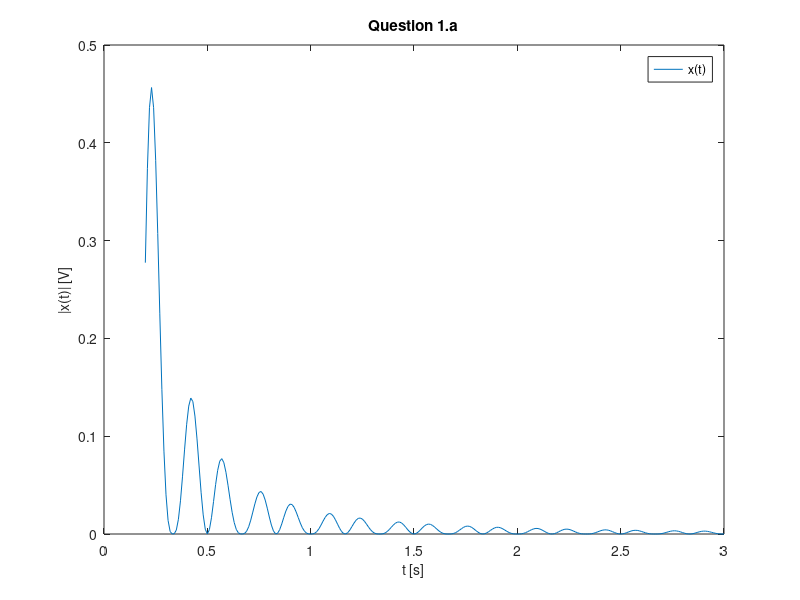

Here is the MATLAB script that generated this plot: (Note: this script raises an error after producing the figure.)
clc;
clear all;
close all;

disp('Haim Cohen 207070152')

%1.a
%% 

t=0.2:1/100:3; 
wm=6*pi;
x = 4./(wm*pi*t.^2).*(sin(wm*t./2)).^2.*(cos(wm/2*t)).*(sin(wm*t)) ;
figure;                             
plot(t,abs(x));
title('Question 1.a');
xlabel('t [s]','FontSize',10); ylabel('|x(t)| [V]','FontSize',10);
legend({'x(t)'});

%1.b
%% 

w=-17*pi:1/100:17*pi; 
triangle_minus3 = triangularPulse((w-3/2*wm)/(wm));
triangle_plus1 = -triangularPulse((w+wm/2)/(wm));
triangle_minus1 = triangularPulse((w-wm/2)/(wm));
triangle_plus3 = -triangularPulse((w+3/2*wm)/(wm));

figure;                             
plot(w,triangle_minus3, 'r');
hold on
plot(w,triangle_plus1, 'b');
hold on
plot(w,triangle_minus1, 'g');
hold on
plot(w,triangle_plus3, 'y');
title('Question 1.b');
xlabel('w [rad/sec]','FontSize',10); 
ylabel('|X(w)|','FontSize',10);
xline(15*pi, 'r--','$x = 15pi$','LineWidth', 1,'Interpreter', 'latex','LabelOrientation', 'horizontal');
grid on;
legend([{'Triangle[(w-3/2*wm)/wm)]'};{'Triangle[(w+wm/2)/wm)]'};{'Triangle[(w-wm/2)/wm)]'};{'Triangle[(w+3/2*wm)/wm)]'}]);

figure;
Xf = triangle_minus3 + triangle_plus1 + triangle_minus1 + triangle_plus3;
plot(w,abs(Xf), 'b');
title('|X(W)|');
xlabel('w [rad/sec]','FontSize',10); ylabel('|X(w)|','FontSize',10);
xline(15*pi, 'r--','$x = 15pi$','LineWidth', 1,'Interpreter', 'latex','LabelOrientation', 'horizontal');
grid on;
legend({'|X(w)|'});

%1.c
%%
figure;
nTs=0.2:1/15:3; 
xnTs = 4./(wm*pi*nTs.^2).*(sin(wm*nTs./2)).^2.*(cos(wm/2*nTs)).*(sin(wm*nTs)) ;
stairs(nTs,xnTs);
hold on;
plot(t,x, 'r');
grid;
legend([{'ZOH'};{'x'}]);
ylim([-0.5 1]);
title('x_Z_O_H(t) 1.c');
xlabel('t [sec]','FontSize',10);
ylabel('[V]','FontSize',10);

%1.d
%% 

figure;
ws = 5*wm;
withoutSinc =   ...
        triangularPulse(wm/2-ws,3/2*wm-ws,5/2*wm-ws,w) - ...
        triangularPulse(-5/2*wm-ws,-3/2*wm-ws,-wm/2-ws,w) + ...
        triangularPulse(-wm/2-ws,wm/2-ws,3/2*wm-ws,w) - ...
        triangularPulse(-3/2*wm-ws,-wm/2-ws,wm/2-ws,w) + ...  
        triangularPulse(wm/2,3/2*wm,5/2*wm,w) - ...
        triangularPulse(-5/2*wm,-3/2*wm,-wm/2,w) + ...
        triangularPulse(-wm/2,wm/2,3/2*wm,w) - ...
        triangularPulse(-3*wm/2,-wm/2,wm/2,w) + ...
        triangularPulse(wm/2+ws,3/2*wm+ws,5/2*wm+ws,w) - ...
        triangularPulse(-5/2*wm+ws,-3/2*wm+ws,-wm/2+ws,w) + ...
        triangularPulse(-wm/2+ws,wm/2+ws,3/2*wm+ws,w) - ...
        triangularPulse(-3/2*wm+ws,-wm/2+ws,wm/2+ws,w);

Xzoh = sinc(w./(30*pi)).*withoutSinc;
plot(w,abs(Xzoh), 'b');
grid;
title('|ZOH(w)| 1.d');
xlabel('w[rad/sec]','FontSize',10);
ylabel('|XZOH(w)|','FontSize',10);

%1.e
%%

t=0.2:1/100:3; 
w=-17*pi:1/100:17*pi; 
nTs=0.2:1/15:3; 
xOfnTs = 4./(wm*pi*nTs.^2).*(sin(wm*nTs./2)).^2.*(cos(wm/2*nTs)).*(sin(wm*nTs)) ;

triangle_minus3_n = (1/2i)*triangularPulse((w-3/2*wm)/(wm));
triangle_plus1_n = -(1/2i)*triangularPulse((w+wm/2)/(wm));
triangle_minus1_n = (1/2i)*triangularPulse((w-wm/2)/(wm));
triangle_plus3_n = -(1/2i)*triangularPulse((w+3/2*wm)/(wm));

Xf = triangle_minus3_n + triangle_plus1_n + triangle_minus1_n + triangle_plus3_n;

x_tild = zeros(length(t));
    for t_idx = 1:1:length(t)
       x_tild(t_idx) = 1/(2*pi)*trapz(w,Xf.*exp(1i*w*t(t_idx)));
    end  
figure; 
s = stairs(nTs,abs(xOfnTs));
s.Color = 'green';
hold on;
plot(t,abs(x), 'r');
hold on;
plot(t,abs(x_tild), '--k','LineWidth',2);

title('|xrec(t)| 1.e');
xlabel('t[sec]','FontSize',10); 
ylabel('[V]','FontSize',10);
legend([{'|xZOH(t)|'};{'|x(t)|'};{'|xrec(t)|'}]);
grid

%1.f
%%
%PartA
figure; 
wm=6*pi;
ws = 4*wm;
w=-17*pi:1/100:17*pi; 
nTs=0.2:1/15:3; 
xOfnTs = 4./(wm*pi*nTs.^2).*(sin(wm*nTs./2)).^2.*(cos(wm/2*nTs)).*(sin(wm*nTs)) ;
withoutSinc =   ...
        triangularPulse(wm/2-ws,3/2*wm-ws,5/2*wm-ws,w) - ...
        triangularPulse(-5/2*wm-ws,-3/2*wm-ws,-wm/2-ws,w) + ...
        triangularPulse(-wm/2-ws,wm/2-ws,3/2*wm-ws,w) - ...
        triangularPulse(-3/2*wm-ws,-wm/2-ws,wm/2-ws,w) + ...  
        triangularPulse(wm/2,3/2*wm,5/2*wm,w) - ...
        triangularPulse(-5/2*wm,-3/2*wm,-wm/2,w) + ...
        triangularPulse(-wm/2,wm/2,3/2*wm,w) - ...
        triangularPulse(-3*wm/2,-wm/2,wm/2,w) + ...
        triangularPulse(wm/2+ws,3/2*wm+ws,5/2*wm+ws,w) - ...
        triangularPulse(-5/2*wm+ws,-3/2*wm+ws,-wm/2+ws,w) + ...
        triangularPulse(-wm/2+ws,wm/2+ws,3/2*wm+ws,w) - ...
        triangularPulse(-3/2*wm+ws,-wm/2+ws,wm/2+ws,w);

x_tild = zeros(length(t));
    for t_idx = 1:1:length(t)
       x_tild(t_idx) = 1/(2*pi)*trapz(w,withoutSinc.*exp(1i*w*t(t_idx)));
    end  
plot(t,abs(x), 'r');
hold on;
plot(t,abs(x_tild), '--b','LineWidth',1);
hold on

title('|x(t)| and  |xrec(t)| with m_s of 4*w_m 1.f');
xlabel('t [sec]','FontSize',10); ylabel('[V]','FontSize',10);
legend([{'|x(t)|'};{'|xrec(t)|, w_s=4w_m'}]);
grid

%2.a
%%
wa = 5*pi;
wb = 2*pi;
T = 2;
w0 = 2*pi/T;
nsmpl = 11;
t = 0:1/100:T;
x_t = 5*cos(wa*t)-3*sin(wb*t);
t_s(1,:) = linspace(T/nsmpl,T,nsmpl);
x_s = zeros(size(t_s,1),nsmpl);
for i = 1:size(t_s,1)
   x_s(i,:) = 5*cos(wa*t_s(i,:))-3*sin(wb*t_s(i,:));
end
figure
plot(t,x_t,'b');
hold on;
stem(t_s(1,:),x_s(1,:),'r')
title('x(t) and x_s 2a')
xlabel('t[sec]')
ylabel('Amplitude[V]')
legend('x(t)','xs(t)')

%2.b + 2.c
%%
wb = 2*pi;
wa = 5*pi;
T = 2;
w0 = 2*pi/T;
n_sample = 11; 
t = 0:1/100:T;
x_t = 5*cos(wa*t)-3*sin(wb*t);
M = 5;
t_s(1,:) = linspace(T/n_sample,T,n_sample);
a = zeros(size(t_s,1),n_sample);
cond_num = zeros(size(t_s,1),1);

x_s(1,:) = 5*cos(wa*t_s(1,:))-3*sin(wb*t_s(1,:));
F = zeros(n_sample,M);
for n = 1:n_sample
   for m = 1:2*M+1
       F(n,m) = exp(1i*(t_s(1,n)+(0.01*rand(1)))*(-5+m-1)*w0);
   end
end
if n_sample == 2*M+1
   a(1,:) = inv(F)*x_s(1,:)';
elseif n_sample>2*M+1
   a(1,:) = inv(F'*F)*F'*x_s(1,:)';
end
cond_num(1) = cond(F);


t = 0:1/100:T;
x_res = zeros(size(t_s,1),length(t));
for k = 1:2*M+1
    x_res(1,:) = x_res(1,:) + a(1,k)*exp(1i*(k-M-1)*w0*t);
end  

figure
plot(t,x_t,'k')
hold on
plot(t,x_res(1,:),'--r', 'LineWidth',2)
legend('x(t)', 'x^~(t)'); title('restored x(t) 2.c')
xlabel('t[sec]','FontSize',10); ylabel('[V]','FontSize',10);

%2.d
%%
M = 5;
wb = 2*pi;
wa = 5*pi;
T = 2;
w0 = 2*pi/T;
nsmpl = 11;
t_s(2,:) = T*rand([1,nsmpl]);
x_s(2,:) = 5*cos(wa*t_s(2,:))-3*sin(wb*t_s(2,:));
x_res = zeros(size(t_s,1),length(t));
x_t = 5*cos(wa*t)-3*sin(wb*t);
F = zeros(nsmpl,M);
for n = 1:nsmpl
   for m = 1:2*M+1
       F(n,m) = exp(1i*(t_s(2,n))*(-5+m-1)*w0) ;  
   end
end
if nsmpl == 2*M+1
   a(2,:) = inv(F)*x_s(2,:)';
elseif nsmpl>2*M+1
   a(2,:) = inv(F'*F)*F'*x_s(2,:)';
end
cond_num(2) = cond(F);

for k = 1:2*M+1
    x_res(2,:) = x_res(2,:) + a(2,k)*exp(1i*(k-M-1)*w0*t);
end  
cond_num(2)

figure
plot(t,x_t,'k');
hold on;
stem(t_s(2,:),x_s(2,:),'r','LineWidth',1.5)
title('x(t) and random points 2.d')
xlabel('t[sec]','FontSize',10)
ylabel('[V]','FontSize',10)
legend('x(t)','xrandom_s(t)')

figure
plot(t,x_t, 'k')
hold on
plot(t,x_res(2,:),'--b', 'LineWidth',2)
legend('x(t)', 'xrandom_s(t)(t)'); 
title('Signal x(t) restored 2.d')
xlabel('t[sec]','FontSize',10);
ylabel('[V]','FontSize',10)


%2.e
%%
M = 5;
wb = 2*pi;
wa = 5*pi;
T = 2;
w0 = 2*pi/T;
nsmpl = 11;
t_s(2,:) = T*rand([1,nsmpl]);
x_s(2,:) = 5*cos(wa*t_s(2,:))-3*sin(wb*t_s(2,:));
x_res = zeros(size(t_s,1),length(t));
x_t = 5*cos(wa*t)-3*sin(wb*t);
F = zeros(nsmpl,M);
for n = 1:nsmpl
   for m = 1:2*M+1
       F(n,m) = exp(1i*(t_s(2,n)+(0.01*rand(1)))*(-5+m-1)*w0) ;  
   end
end
if nsmpl == 2*M+1
   a(2,:) = inv(F)*x_s(2,:)';
elseif nsmpl>2*M+1
   a(2,:) = inv(F'*F)*F'*x_s(2,:)';
end
cond_num(3) = cond(F);

for k = 1:2*M+1
    x_res(2,:) = x_res(2,:) + a(2,k)*exp(1i*(k-M-1)*w0*t);
end  
cond_num(3)

figure
plot(t,x_t,'k');
hold on;
stem(t_s(2,:),x_s(2,:),'r','LineWidth',1.5)
title('x(t) and random points 2.e')
xlabel('t[sec]','FontSize',10)
ylabel('[V]','FontSize',10)
legend('x(t)','xrandom_s(t)')

figure
plot(t,x_t, 'k')
hold on
plot(t,x_res(2,:),'--b', 'LineWidth',2)
legend('x(t)', 'xrandom_s(t)(t)'); 
title('Signal x(t) restored 2.e')
xlabel('t[sec]','FontSize',10);
ylabel('[V]','FontSize',10)

%2.f
%%

n_sample_40 = 40;
t_s_40 = T*rand([1,n_sample_40]);
x_res_40 = zeros(1,length(t));
a_40 = zeros(1,n_sample_40);

x_s_40 = 5*cos(wa*t_s_40)-3*sin(wb*t_s_40);
F_40 = zeros(n_sample_40,M);
for n = 1:n_sample_40
    for m = 1:2*M+1
        F_40(n,m) = exp(1i*(t_s_40(n)+0.01*rand)*(-5+m-1)*w0);
    end
end

if n_sample_40 == 2*M+1
    a_40 = inv(F_40)*x_s_40';
elseif n_sample_40>2*M+1
    a_40 = inv(F_40'*F_40)*F_40'*x_s_40';
end 
cond_num_40 = cond(F_40);
for k = 1:2*M+1
    x_res_40 = x_res_40 + a_40(k)*exp(1i*(k-M-1)*w0*t);
end
a_40(:)
figure
plot(t,x_t,'k');
hold on;
stem(t_s_40,x_s_40,'b','LineWidth',1.5)
title('Signal x(t) 40 points 2.f')
xlabel('t[sec]','FontSize',12)
ylabel('Amplitude[V]','FontSize',12)
legend('x(t)','xrand_s(t)')

figure
plot(t,x_t)
hold on
plot(t,x_res_40,'--k', 'LineWidth',2)
legend('x(t)', 'xrand_r_e_s(t)'); title('Signal x(t) 40 points restored 2.f')
xlabel('t[sec]','FontSize',12); ylabel('Amplitude[V]','FontSize',12)

%3.a
%%

T = 10;
Nphi = -20:20;
t = 0:1/100:T;
Npsi = 0:19;
c_psi_f = Trapez_Method(f_t, psi_matrix, T);
c_psi_g = Trapez_Method(g_t, psi_matrix, T);
[phi_limits, time_phi] = meshgrid(Nphi, t);
phi_matrix = exp(((1i*2*pi)/T) .* phi_limits .* time_phi);
f_t = 4*cos(((4*pi)/T).*t) + sin(((10*pi)/T).*t);
g_t = 2*sign(sin(((6*pi)/T).*t)) - 4*sign(sin(((4*pi)/T).*t));
c_phi_f = Trapez_Method(f_t, phi_matrix, T);
c_phi_g = Trapez_Method(g_t, phi_matrix, T);
[psi_limits, time_psi] = meshgrid(Npsi, t);
psi_matrix = rectangularPulse(time_psi.*(20/T)-(psi_limits+0.5));


f_phi_res = sum(c_phi_f.*phi_matrix,2);
g_phi_res = sum(c_phi_g.*phi_matrix,2);
f_psi_res = sum(c_psi_f.*psi_matrix,2);
g_psi_res = sum(c_psi_g.*psi_matrix,2);

figure
subplot(2,1,1);
plot(t,f_t,'k');
hold on;
plot(t,f_phi_res,'--r','LineWidth',0.05)
plot(t,f_psi_res,'--b','LineWidth',0.05)
title('Signal f(t) and restored f^~ 3.c')
xlabel('t[sec]','FontSize',12)
ylabel('[V]','FontSize',12)
legend('f(t)','f^~_\phi(t)','f^~_\psi(t)')

subplot(2,1,2);
plot(t,g_t,'k');
hold on;
plot(t,g_phi_res,'--r','LineWidth',0.5)
plot(t,g_psi_res,'--b','LineWidth',0.5)
title('g(t) and restored g^~ 3.c')
xlabel('t[sec]','FontSize',10)
ylabel('[V]','FontSize',10)
legend('g(t)','g^~_\phi(t)','g^~ 3.c')


function [c] = Trapez_Method(x_t, twoDArray, T)
    rangeVal = linspace(0,T,length(x_t));
    c = zeros(1,size(twoDArray,2));
    for n = 1:size(twoDArray,2)
        bottom = trapz(rangeVal, twoDArray(:,n).*conj(twoDArray(:,n)));
        top = trapz(rangeVal, x_t'.*conj(twoDArray(:,n)));
        if (bottom~=0) , c(n) = top/bottom;
        else ,c(n) = 0;
        end
    end
end


